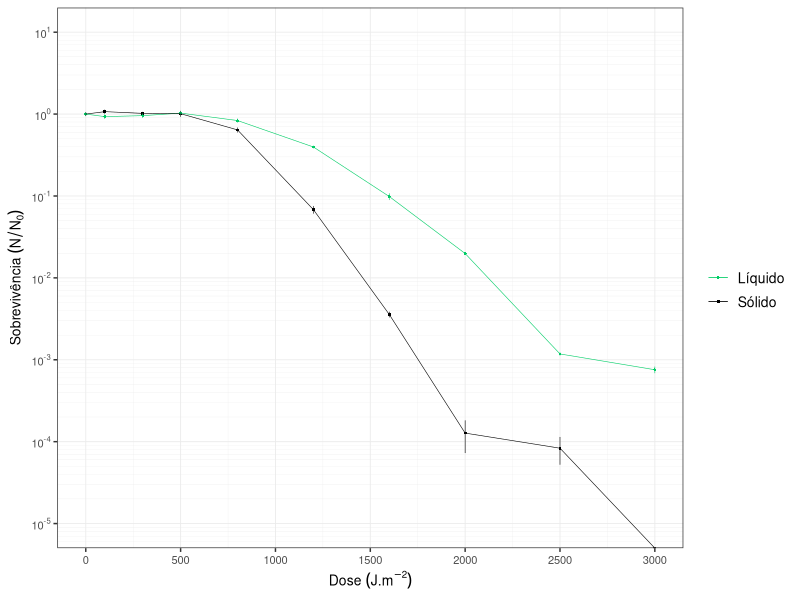
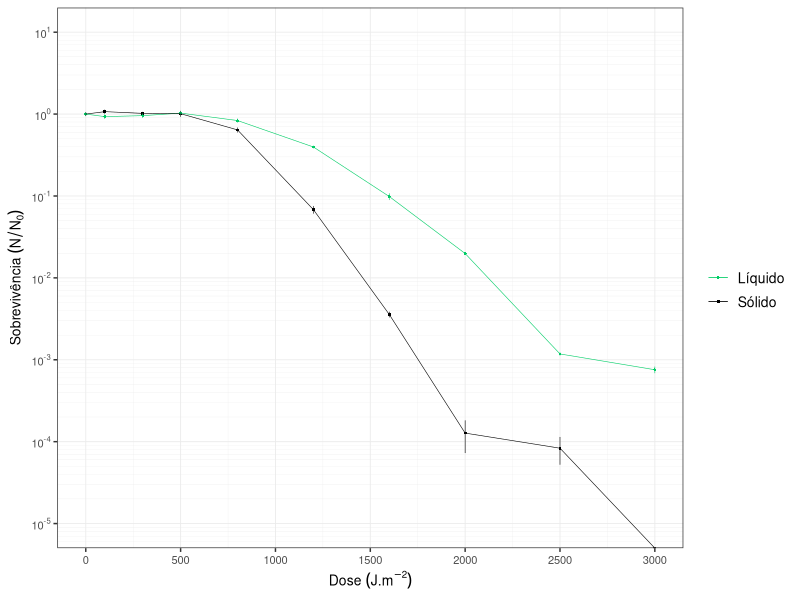

Source code (R) for these figures, in order:
# Script para processamento do experimento Irradiação UVC D. radiodurans Líquido vs. Sólido
#REGRAS DE ENTRADA:
#*************ORDEM DAS COLUNAS: 1. Replicata | 2. Experimento | 3. Dose (em J/m2) | 4-6. UFC | 7. Fator de Diluição (deve chamar 'diluicao') **********************************
#Decimal é dado por vírgula
#Primeira linha é cabeçalho

#********** PACOTES **********
install.packages('ggplot2')   # Pacote para gráficos
library(ggplot2)
install.packages('matrixStats')   # Pacote para média e devio padrão de matrizes, no caso das gotas
library(matrixStats)
install.packages('MASS')    # Pacote necessário para a notação certa no eixo Y do gráfico
library(MASS)
install.packages('scales')    # Pacote para transformação em log10 do eixo y do gráfico
library(scales)
install.packages('dplyr')
library(dplyr)


#********** FUNÇÕES **********
# Função para média corrigida
calc_media_corrigida <- function(data, col_indices) {   # col_indices -> numero de gotas (ou seja, de colunas de ufc)
  ufc <- as.matrix(data[, col_indices]) #vou pegar só as colunas de ufc
  media_ufc <- rowMeans(ufc, na.rm = TRUE)
  media_corrigida <- media_ufc * data$diluicao * 100 #multiplico por 100 no final pq quero o resultado em ml
  return(media_corrigida)
}

# Função para calcular erro associado a média corrigida
calc_erro_medcor <- function(data, col_indices) {     # col_indices -> numero de gotas (ou seja, de colunas de ufc)
  ufc <- as.matrix(data[, col_indices])
  sd <- rowSds(ufc, na.rm = TRUE)
  n <- rowSums(!is.na(ufc))
  se <- sd / sqrt(n)
  erro <- (data$diluicao)*se*100      # Multiplico por 100 no final pq quero o resultado em ml
  return(erro)
}

log10_minor_break = function (...){
  function(x) {
    minx         = floor(min(log10(x), na.rm=T))-1;
    maxx         = ceiling(max(log10(x), na.rm=T))+1;
    n_major      = maxx-minx+1;
    major_breaks = seq(minx, maxx, by=1)
    minor_breaks =
      rep(log10(seq(1, 9, by=1)), times = n_major)+
      rep(major_breaks, each = 9)
    return(10^(minor_breaks))
  }
}
#********** LEITURA **********
deira <- read.table("deira.tsv", sep='\t', dec=',', quote='', header=TRUE, fill=TRUE)

#********** PROCESSAMENTO **********
col_indices <- c(4, 5, 6)

mc <- calc_media_corrigida(deira, col_indices)
erro_mc <- calc_erro_medcor(deira, col_indices)

tab_medias <- cbind.data.frame(deira, mc, erro_mc)
tab0 <- filter(tab_medias, Dose=='0')

media0 <- rep(tab0$mc, each=10)
erro0 <- rep(tab0$erro_mc, each=10)
sob <- mc/media0
erro_sob <- sqrt((sob^2) * (((erro_mc / mc)^2) + ((erro0 / media0)^2)))
tab_total <- cbind.data.frame(tab_medias, sob, erro_sob)

rep1 <- filter(tab_total, Replicata=='2')
rep2 <- filter(tab_total, Replicata=='3')
rep3 <- filter(tab_total, Replicata=='4')

media_rep <- rowMeans(cbind(rep1$sob, rep2$sob, rep3$sob), na.rm = TRUE)
erro_rep <- sqrt(rowSums(cbind((1/3*rep1$erro_sob)^2, (1/3*rep2$erro_sob)^2, (1/3*rep3$erro_sob)^2), na.rm = TRUE))

tabgraf <- cbind.data.frame(rep1$Dose, rep1$Exp, media_rep, erro_rep)
colnames(tabgraf) <- c('Dose', 'Exp', 'sob', 'erro')

graf<- ggplot(tabgraf, aes(x=Dose, y=sob, color=Exp, shape=Exp)) +
    geom_point(size=.6)+   # Coloca as bolinhas
    geom_line(linewidth=.2)+   # Coloca as linhas
    geom_errorbar(aes(ymin=sob-erro, ymax=sob+erro), width=0.5, linewidth=.2)+    # Coloca as barras de erro
    theme_bw()+   # Muda a aparência para o tema certo
    xlab(bquote("Dose"~(J.m^-2)))+    # Coloca o nome do eixo x
    ylab(bquote("Sobrevivência"~(N/N[0])))+    # Coloca o nome do eixo y
    scale_color_manual(values=c('springgreen3', 'black'),labels=c('Líquido', 'Sólido'))+
    scale_shape_manual(values=c(16, 15),labels=c('Líquido', 'Sólido'))+
    labs(shape='', color='')+
    theme(
      panel.grid.major = element_line(size=.3),   # Define largura da linha maior do grid interno no gráfico
      panel.grid.minor = element_line(size=.1),   # Define largura da linha menor do grid interno do gráfico
      legend.text = element_text(size=10),
      axis.title = element_text(size=10),
      axis.text = element_text(size=8))+
    scale_y_log10(limits = c(1e-5,10),   # Transforma o eixo y em log10 com limites de 1 a 10^-5
                  labels = trans_format("log10", math_format(10^.x)),
                   breaks = trans_breaks("log10", function(x) 10^x, n=5),
                   minor_breaks=log10_minor_break())+
    scale_x_continuous(breaks=c(0, 500, 1000, 1500, 2000, 2500, 3000))
graf
ggsave('irrad_deira.png', graf, device='png', unit='cm', width = 12, height = 6.5, dpi=300)

#********** FITTING **********
tab_liq <- filter(tabgraf, Exp=='L')
tab_sol <- filter(tabgraf, Exp=='S')
x <- as.numeric(tab_liq$Dose)
y_liq <- tab_liq$sob
y_sol <- tab_sol$sob

fit_liq <- nls(y_liq ~ (1+f*x)/(1+(9+10*f*LD10)*exp(n*log(x/LD10))),
			        start = list(LD10 = 1700, n = 6, f = 0.001))
summary(fit_liq)
fit_ld1_liq<- nls(y_liq ~ (1+f*x)/(1+(99+100*f*LD1)*exp(n*log(x/LD1))),
			        start = list(LD1 = 2000, n = 6, f = 0.001))
summary(fit_ld1_liq)

fit_sol <- nls(y_sol ~ (1+f*x)/(1+(9+10*f*LD10)*exp(n*log(x/LD10))),
			        start = list(LD10 = 1200, n = 6, f = 0.001))
summary(fit_sol)
fit_ld1_sol<- nls(y_sol ~ (1+f*x)/(1+(99+100*f*LD1)*exp(n*log(x/LD1))),
			        start = list(LD1 = 1500, n = 6, f = 0.001))
summary(fit_ld1_sol)
